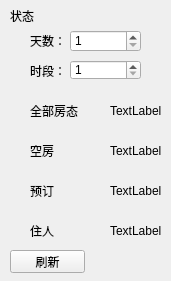
        <widget class="QWidget" name="scrollAreaWidgetContents_2">
         <property name="geometry">
          <rect>
           <x>0</x>
           <y>0</y>
           <width>171</width>
           <height>281</height>
          </rect>
         </property>
         <widget class="QLabel" name="label_71">
          <property name="geometry">
           <rect>
            <x>10</x>
            <y>10</y>
            <width>54</width>
            <height>12</height>
           </rect>
          </property>
          <property name="text">
           <string>状态</string>
          </property>
         </widget>
         <widget class="QLabel" name="label_73">
          <property name="geometry">
           <rect>
            <x>30</x>
            <y>60</y>
            <width>41</width>
            <height>21</height>
           </rect>
          </property>
          <property name="text">
           <string>时段：</string>
          </property>
         </widget>
         <widget class="QSpinBox" name="spinBox_2">
          <property name="geometry">
           <rect>
            <x>70</x>
            <y>60</y>
            <width>71</width>
            <height>20</height>
           </rect>
          </property>
          <property name="minimum">
           <number>1</number>
          </property>
          <property name="maximum">
           <number>2</number>
          </property>
         </widget>
         <widget class="QLabel" name="label_74">
          <property name="geometry">
           <rect>
            <x>30</x>
            <y>100</y>
            <width>71</width>
            <height>21</height>
           </rect>
          </property>
          <property name="frameShadow">
           <enum>QFrame::Plain</enum>
          </property>
          <property name="text">
           <string>全部房态</string>
          </property>
          <property name="textFormat">
           <enum>Qt::PlainText</enum>
          </property>
         </widget>
         <widget class="QLabel" name="label_75">
          <property name="geometry">
           <rect>
            <x>30</x>
            <y>140</y>
            <width>71</width>
            <height>21</height>
           </rect>
          </property>
          <property name="frameShadow">
           <enum>QFrame::Plain</enum>
          </property>
          <property name="text">
           <string>空房</string>
          </property>
          <property name="textFormat">
           <enum>Qt::PlainText</enum>
          </property>
         </widget>
         <widget class="QLabel" name="label_76">
          <property name="geometry">
           <rect>
            <x>30</x>
            <y>180</y>
            <width>71</width>
            <height>21</height>
           </rect>
          </property>
          <property name="frameShadow">
           <enum>QFrame::Plain</enum>
          </property>
          <property name="text">
           <string>预订</string>
          </property>
          <property name="textFormat">
           <enum>Qt::PlainText</enum>
          </property>
         </widget>
         <widget class="QLabel" name="label_77">
          <property name="geometry">
           <rect>
            <x>30</x>
            <y>220</y>
            <width>71</width>
            <height>21</height>
           </rect>
          </property>
          <property name="frameShadow">
           <enum>QFrame::Plain</enum>
          </property>
          <property name="text">
           <string>住人</string>
          </property>
          <property name="textFormat">
           <enum>Qt::PlainText</enum>
          </property>
         </widget>
         <widget class="QLabel" name="label_78">
          <property name="geometry">
           <rect>
            <x>110</x>
            <y>100</y>
            <width>54</width>
            <height>12</height>
           </rect>
          </property>
          <property name="text">
           <string/>
          </property>
         </widget>
         <widget class="QLabel" name="label_79">
          <property name="geometry">
           <rect>
            <x>110</x>
            <y>100</y>
            <width>61</width>
            <height>21</height>
           </rect>
          </property>
          <property name="text">
           <string>TextLabel</string>
          </property>
         </widget>
         <widget class="QLabel" name="label_80">
          <property name="geometry">
           <rect>
            <x>110</x>
            <y>140</y>
            <width>61</width>
            <height>21</height>
           </rect>
          </property>
          <property name="text">
           <string>TextLabel</string>
          </property>
         </widget>
         <widget class="QLabel" name="label_81">
          <property name="geometry">
           <rect>
            <x>110</x>
            <y>180</y>
            <width>61</width>
            <height>21</height>
           </rect>
          </property>
          <property name="text">
           <string>TextLabel</string>
          </property>
         </widget>
         <widget class="QLabel" name="label_82">
          <property name="geometry">
           <rect>
            <x>110</x>
            <y>220</y>
            <width>61</width>
            <height>21</height>
           </rect>
          </property>
          <property name="text">
           <string>TextLabel</string>
          </property>
         </widget>
         <widget class="QLabel" name="label_83">
          <property name="geometry">
           <rect>
            <x>171</x>
            <y>100</y>
            <width>20</width>
            <height>21</height>
           </rect>
          </property>
          <property name="text">
           <string>间</string>
          </property>
         </widget>
         <widget class="QLabel" name="label_84">
          <property name="geometry">
           <rect>
            <x>171</x>
            <y>140</y>
            <width>20</width>
            <height>21</height>
           </rect>
          </property>
          <property name="text">
           <string>间</string>
          </property>
         </widget>
         <widget class="QLabel" name="label_85">
          <property name="geometry">
           <rect>
            <x>171</x>
            <y>180</y>
            <width>20</width>
            <height>21</height>
           </rect>
          </property>
          <property name="text">
           <string>间</string>
          </property>
         </widget>
         <widget class="QLabel" name="label_86">
          <property name="geometry">
           <rect>
            <x>171</x>
            <y>220</y>
            <width>20</width>
            <height>21</height>
           </rect>
          </property>
          <property name="text">
           <string>间</string>
          </property>
         </widget>
         <widget class="QLabel" name="label_31">
          <property name="geometry">
           <rect>
            <x>30</x>
            <y>30</y>
            <width>41</width>
            <height>21</height>
           </rect>
          </property>
          <property name="text">
           <string>天数：</string>
          </property>
         </widget>
         <widget class="QSpinBox" name="spinBox">
          <property name="geometry">
           <rect>
            <x>70</x>
            <y>30</y>
            <width>71</width>
            <height>22</height>
           </rect>
          </property>
          <property name="minimum">
           <number>1</number>
          </property>
          <property name="maximum">
           <number>7</number>
          </property>
         </widget>
         <widget class="QPushButton" name="pushButton_26">
          <property name="geometry">
           <rect>
            <x>10</x>
            <y>250</y>
            <width>75</width>
            <height>23</height>
           </rect>
          </property>
          <property name="text">
           <string>刷新</string>
          </property>
         </widget>
        </widget>
